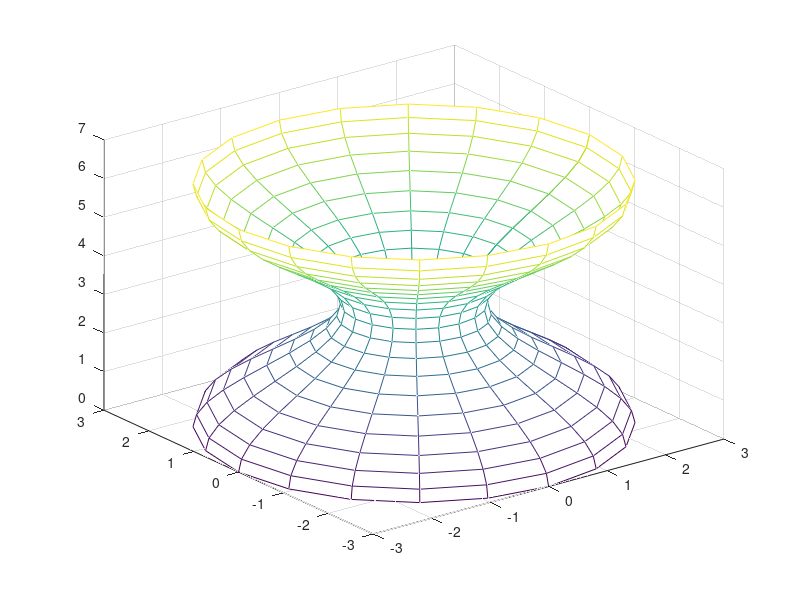

Here is the MATLAB script that generated this plot: (Note: this script raises an error after producing the figure.)
% 최소자승법으로 다항 보간

clear; clc; close all;

% 초기값 설정 %
h=pi/10;
t = 0:h:2*pi; n=size(t',1);     % t는 z의 범위, n은 단면의 개수  
the=t;                              % 나눌 평면의 개수
X=zeros(n); Y=X;  Z=X;              % 단면을 나타낼 X행렬과 Y행렬을 초기화

for ik=1:n  
    r=2+cos(t(ik));                 % 반지름 
    
    X(ik,:)=r*cos(the);             
    Y(ik,:)=r*sin(the);
    Z(ik,:)=t(ik);    
end

mesh(X,Y,Z)

%단면 그리기 %

% for ik=1:2:n
%     figure
%     plot(X(ik,:),Y(ik,:));          
%     axis([-3 3 -3 3]);     
% end

% 복원 %


x = 0:h/2:2*pi; nn=size(x',1);        % 가운데 값 하나 더 넣기
XX=zeros(nn,n); YY=XX; ZZ=XX;           % 근사한 값을 넣기 위한 XX와 YY
m=5;
y=zeros(1,nn);

for ik=1:n
    y=zeros(1,nn);
    coor=[X(:,ik)';Y(:,ik)'];           % X, Y 좌표값 넣기
    data=zeros(2,n);                    % 최소자승법에 넣을 데이터 확인
    for it=1:n
        data(1,it)=t(it);               % Z를 x로 잡기
        data(2,it)=sqrt(coor(1,it)^2+coor(2,it)^2);     % z축과의 거리가 y가 된다
    end 
    
    C=newton_least(data(:,1:7));           % 최소자승법으로 보간함수 만들기, 이 때 m이 우리 가원하는 고차다항식의 차수
    D=newton_least(data(:,8:14));
    E=newton_least(data(:,15:21));
    
    y(:,1:7)=exp(C*x(:,1:7));          % 각 열에 최소자승법을 사용해 보간한 Z축과의 거리 
    y(:,14:20)=exp(D*x(:,14:20));          % 각 열에 최소자승법을 사용해 보간한 Z축과의 거리 
    y(:,21:41)=exp(D*x(:,21:41));
%     return
    XX(:,ik)=y*cos(the(ik));            % x 좌표 값 넣기
    YY(:,ik)=y*sin(the(ik));            % y 좌표 값 넣기
end

for ik=1:nn
    ZZ(ik,:)=x(ik);    
end  
figure
mesh(XX,YY,ZZ);
